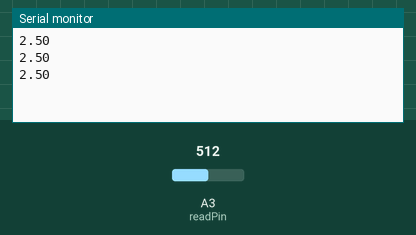
Recording of a sketch running on a simulated Arduino Uno, built with avr-gcc and run on an emulated ATmega328P. Shown: the last lines printed to the serial monitor. The test bench sets the inputs (shaded band); at power-on: A3 (readPin) = 512.

Above: at 1.3 s.
1.4 s: A3 (readPin) set to 716
At 1.9 s:
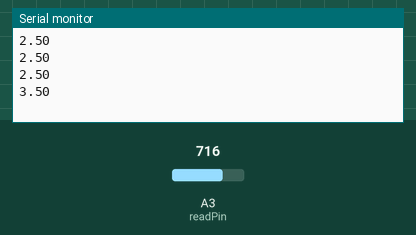
2.9 s: A3 (readPin) set to 900
At 3.4 s:
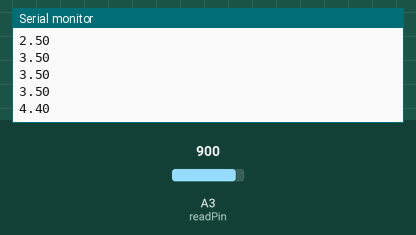
Timing chart, 0 to 5.9 s (numbered marks = the images above; inputs shaded):
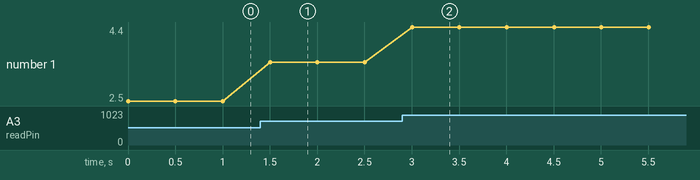

Measured:
- after the input at 1.4 s, the serial monitor: prints a new line after 0.10 s (image 1)
- after the input at 2.9 s, the serial monitor: prints a new line after 0.10 s (image 2)
- plotted number 1: 2.5 → 3.5 after the input at 1.4 s, 3.5 → 4.4 after the input at 2.9 s

The sketch:

read_voltage.ino
```cpp
int readPin=A3;
int readVal;
float voltage2=0; // same as HIGH
int delayTime=500;

void setup() {
  // put your setup code here, to run once:
  pinMode(readPin,INPUT);//input for reading voltage
  Serial.begin(9600);
}

void loop() {
  // put your main code here, to run repeatedly:
  readVal = analogRead(readPin); // value is between 0 and 1023  which in this case is 5 volts
  voltage2= (5./1023.)*readVal;  //formula to get value in vols and not just the value
  Serial.println(voltage2);
  delay(delayTime);
}
```
